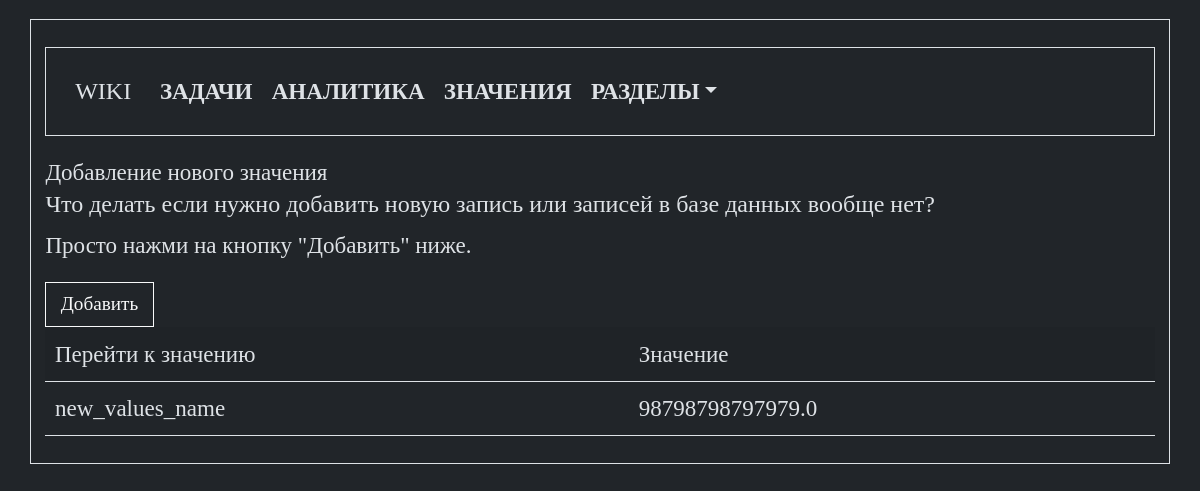
Page /values on the earlier database version.
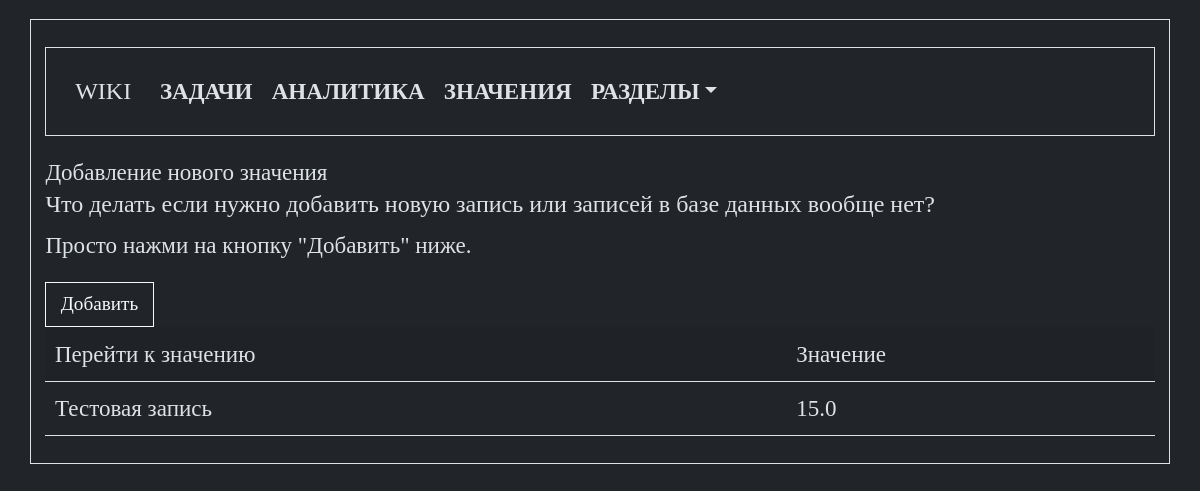
Same page on the later database version.
### tables this page shows
CREATE TABLE [values_tbl] ( 
  [value_id] INTEGER PRIMARY KEY AUTOINCREMENT NOT NULL,
  [value_name] TEXT NOT NULL,
  [value] REAL NOT NULL
);

### app.py (the view)
@app.route("/values")
def values():
    conn = connect.get_db_connection()
    values_list = conn.execute("SELECT * FROM values_tbl ORDER BY value_id DESC").fetchall()
    conn.close()
    return render_template("values/values.html",
                           values_list=values_list,
                           )

### modules/connect.py (called while the page is built)
def get_db_connection():
    db_path = os.path.join(BASE_DIR, '../database.db')
    conn = sqlite3.connect(db_path)
    conn.row_factory = sqlite3.Row
    return conn

### templates/values/values.html (shortened to what this page needs)
{% extends "base.html" %}
{% block content %}
   <div>
      <div >
         Добавление нового значения
      </div>
      <div>
         <h5>Что делать если нужно добавить новую запись или записей в базе данных вообще нет?</h5>
         <p>Просто нажми на кнопку "Добавить" ниже.</p>
         <a class="btn btn-outline-light" href="{{ url_for('add_value') }}">Добавить</a>
      </div>
   </div>
   <div>
      <table class="table table-striped">
         <tr>
            <th>Перейти к значению</th>
            <th>Значение</th>
         </tr>
         {% for values_list in values_list %}
         <tr>
            <td><a href="{{ url_for('get_post_value', value_id=values_list['value_id']) }}">{{ values_list['value_name']
                  }}</a></td>
            <td>{{ values_list['value'] }}</td>
         </tr>
         {% endfor %}
      </table>
   </div>
{% endblock %}

Differences in the rows shown:
removed values_tbl: value_name "new_values_name", value "98798798797979.0"
added values_tbl: value_name "Тестовая запись", value "15.0"
